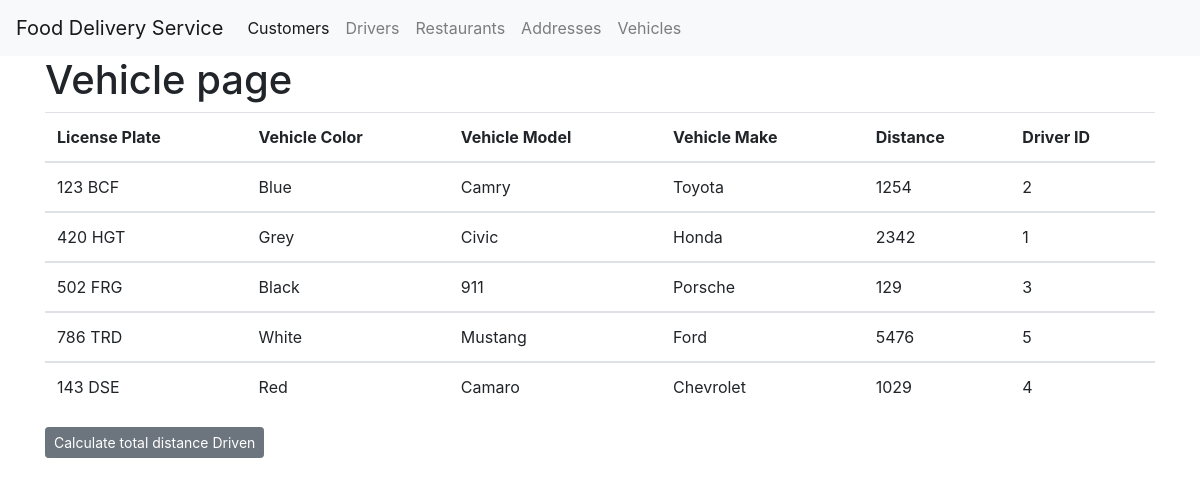
Page /vehicles on the committed database.
### tables this page shows
CREATE TABLE VehicleDrives (
    license_plate char(20),
    vehicle_color char(20),
    vehicle_model char(20),
    vehicle_make char(20),
    distance integer,
    driver_id integer NOT NULL,
    PRIMARY KEY (license_plate),
    FOREIGN KEY (driver_id) REFERENCES Driver
);

### app.py (the view)
@app.route('/vehicles', methods=["GET", "POST"])
def vehicles():
    tableData =  table("VehicleDrives")
    totalDistanceDriven = None
    if request.method == "POST":
        totalDistanceDriven = raw_select_query("SELECT SUM(Distance) FROM VehicleDrives")[0][0]
    return render_template('vehicles.html', tableData = tableData, totalDistanceDriven = totalDistanceDriven)

### app.py (called while the page is built)
def select_table(table: str, attributes: str) -> str:
    db_conn = sqlite3.connect("food_delivery.db")
    cur = db_conn.cursor()
    out = []
    for row in cur.execute(f"SELECT {attributes} FROM {table}"):
        out.append(row)
    return out

@app.route("/tables/<tablename>", methods=['GET'])
def table(tablename: str):
    attributes = request.args.get("attributes")
    if attributes is None:
        attributes = "*"
    return select_table(tablename, attributes)

### templates/vehicles.html (shortened to what this page needs)
{% extends 'base.html' %}
{% block content %}
    <h1>Vehicle page</h1>
    <table class="table">
      <thead>
        <tr>
          <th scope="col">License Plate</th>
          <th scope="col">Vehicle Color</th>
          <th scope="col">Vehicle Model</th>
          <th scope="col">Vehicle Make</th>
          <th scope="col">Distance</th>
          <th scope="col">Driver ID</th>
        </tr>
      </thead>
      {% for user in tableData %}
      <tbody>
        <td>{{ user[0] }} </td>
        <td>{{ user[1] }} </td>
        <td>{{ user[2] }} </td>
        <td>{{ user[3] }} </td>
        <td>{{ user[4] }} </td>
        <td>{{ user[5] }} </td>
      </tbody>
      {% endfor %}
    </table>
    <form method = 'POST'>
      <button type="submit" class="btn btn-secondary btn-sm">Calculate total distance Driven</button>
    </form>
{% endblock %}

### rows in the picture
VehicleDrives: license_plate "123 BCF", vehicle_color "Blue", vehicle_model "Camry", vehicle_make "Toyota", distance "1254", driver "2"
VehicleDrives: license_plate "420 HGT", vehicle_color "Grey", vehicle_model "Civic", vehicle_make "Honda", distance "2342", driver "1"
VehicleDrives: license_plate "502 FRG", vehicle_color "Black", vehicle_model "911", vehicle_make "Porsche", distance "129", driver "3"
VehicleDrives: license_plate "786 TRD", vehicle_color "White", vehicle_model "Mustang", vehicle_make "Ford", distance "5476", driver "5"
VehicleDrives: license_plate "143 DSE", vehicle_color "Red", vehicle_model "Camaro", vehicle_make "Chevrolet", distance "1029", driver "4"
